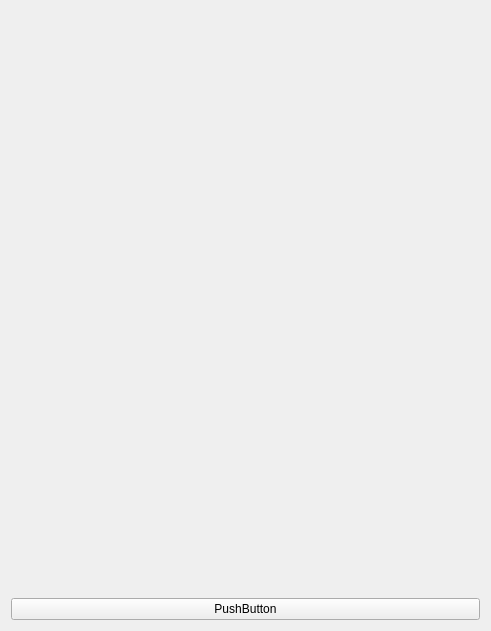
<?xml version="1.0" encoding="UTF-8"?>
<ui version="4.0">
 <class>Widget</class>
 <widget class="QWidget" name="Widget">
  <property name="geometry">
   <rect>
    <x>0</x>
    <y>0</y>
    <width>491</width>
    <height>631</height>
   </rect>
  </property>
  <property name="windowTitle">
   <string>Widget</string>
  </property>
  <layout class="QVBoxLayout" name="verticalLayout">
   <item>
    <widget class="QLabel" name="label">
     <property name="text">
      <string/>
     </property>
     <property name="pixmap">
      <pixmap resource="res.qrc">:/image/2024.png</pixmap>
     </property>
     <property name="scaledContents">
      <bool>false</bool>
     </property>
    </widget>
   </item>
   <item>
    <widget class="QPushButton" name="pushButton">
     <property name="text">
      <string>PushButton</string>
     </property>
    </widget>
   </item>
  </layout>
 </widget>
 <resources>
  <include location="res.qrc"/>
 </resources>
 <connections/>
</ui>
